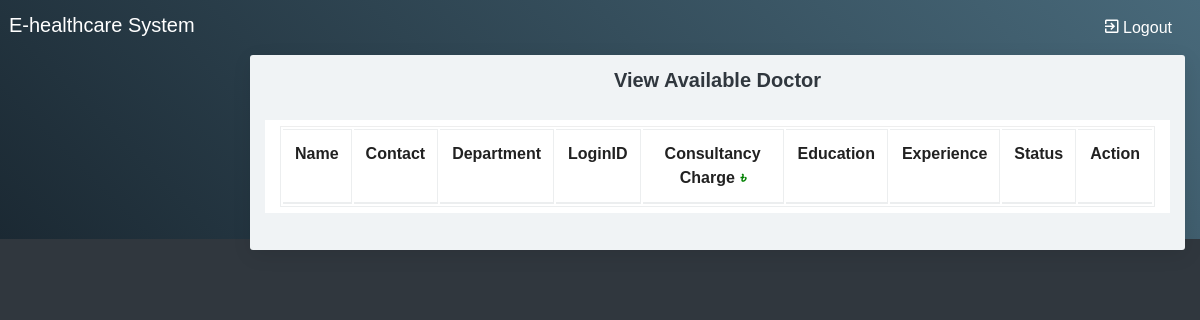
/viewdoctor.php, run on an earlier commit of the app's database.
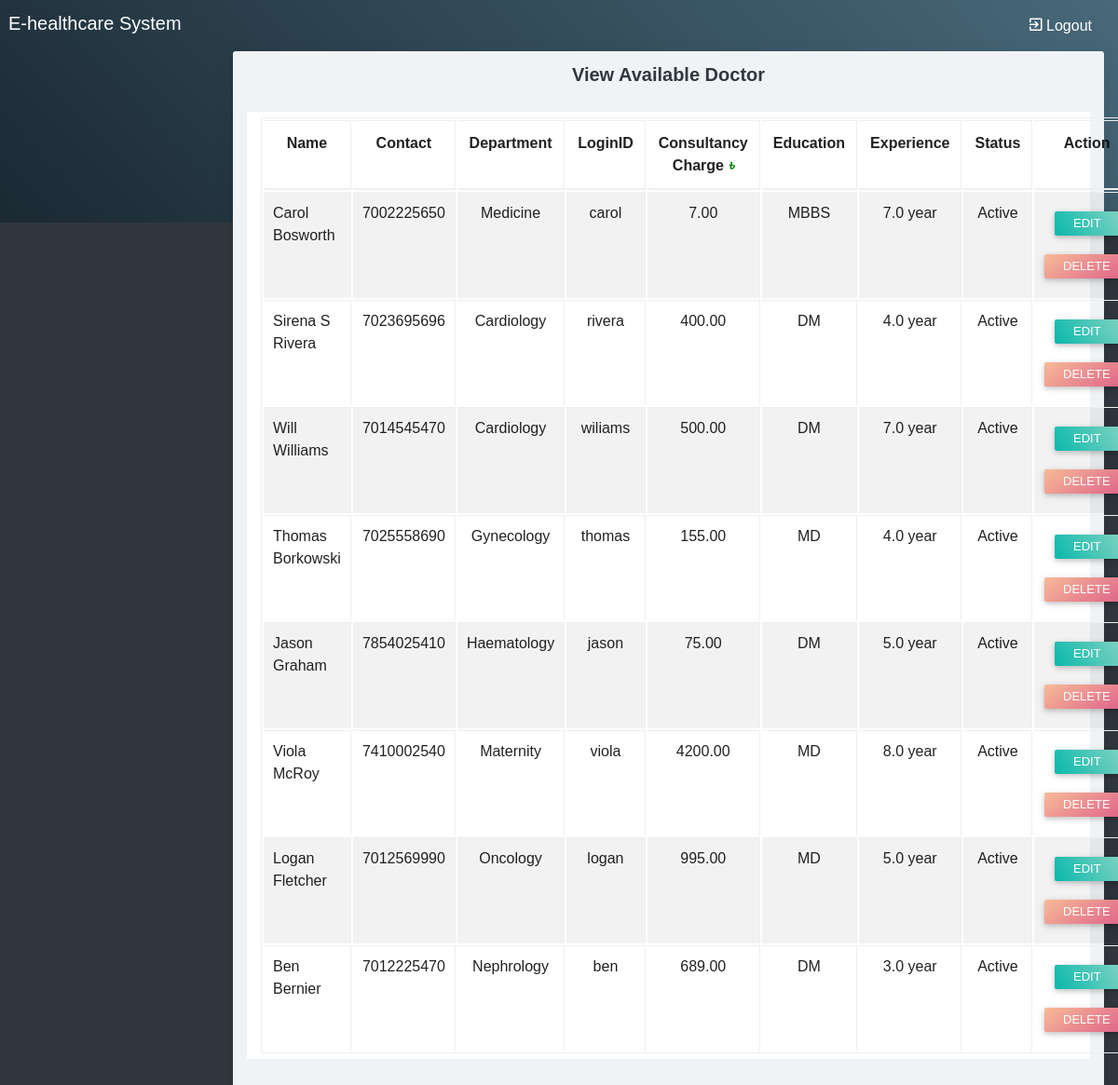
And on a later commit of the database.
### tables this page shows
CREATE TABLE `doctor` (
  `doctorid` int(10) NOT NULL,
  `doctorname` varchar(50) NOT NULL,
  `mobileno` varchar(15) NOT NULL,
  `departmentid` int(10) NOT NULL,
  `loginid` varchar(25) NOT NULL,
  `password` varchar(25) NOT NULL,
  `status` varchar(10) NOT NULL,
  `education` varchar(25) NOT NULL,
  `experience` float(11,1) NOT NULL,
  `consultancy_charge` float(10,2) NOT NULL
);

CREATE TABLE `department` (
  `departmentid` int(10) NOT NULL,
  `departmentname` varchar(100) NOT NULL,
  `description` text NOT NULL,
  `status` varchar(10) NOT NULL
);

### viewdoctor.php (the view, shortened to what this page needs)
<?php
include("adformheader.php");
include("dbconnection.php");
?>
<div class="container-fluid">
	<div class="block-header">
		<h2 class="text-center">View Available Doctor</h2>
	</div>
<div class="card">
	<section class="container">
		<table class="table table-bordered table-striped table-hover js-basic-example dataTable">
			<thead>
				<tr style="text-align: center;">
					<td><strong>Name</strong></td>
					<td><strong>Contact</strong></td>
					<td><strong>Department</strong></td>
					<td><strong>LoginID</strong></td>
					<td><strong>Consultancy Charge&nbsp;<i><span style="color: green;">৳</span></i></strong></td>
					<td><strong>Education</strong></td>
					<td><strong>Experience</strong></td>
					<td><strong>Status</strong></td>
					<td><strong>Action</strong></td>
				</tr>
			</thead>
			<tbody>
				<?php
				$sql ="SELECT * FROM doctor";
				$qsql = mysqli_query($con,$sql);
				while($rs = mysqli_fetch_array($qsql))
				{
					$sqldept = "SELECT * FROM department WHERE departmentid='$rs[departmentid]'";
					$qsqldept = mysqli_query($con,$sqldept);
					$rsdept = mysqli_fetch_array($qsqldept);
					echo "<tr>
					<td>$rs[doctorname]</td>
					<td>$rs[mobileno]</td>
					<td style='text-align:center;'>$rsdept[departmentname]</td>
					<td style='text-align:center;'>$rs[loginid]</td>
					<td style='text-align:center;'>$rs[consultancy_charge]</td>
					<td style='text-align:center;'>$rs[education]</td>
					<td style='text-align:center;'>$rs[experience] year</td>
					<td style='text-align:center;'>$rs[status]</td>
					<td style='text-align:center;'>
					<a href='doctor.php?editid=$rs[doctorid]' class='btn btn-sm btn-raised g-bg-cyan'>Edit</a> <a href='viewdoctor.php?delid=$rs[doctorid]' class='btn btn-sm btn-raised g-bg-blush2'>Delete</a> </td>
					</tr>";
				}
				?>
				</tbody>
			</table>
		</section>
	</div>
</div>
	<?php
	include("adformfooter.php");
	?>

What changed in the data, as far as the page shows it:
added doctor: doctorname "Carol Bosworth", mobileno "7002225650", departmentid.departmentname "Medicine", loginid "carol", consultancy_charge "7.00", education "MBBS", experience "7.0", status "Active"
added doctor: doctorname "Sirena S Rivera", mobileno "7023695696", departmentid.departmentname "Cardiology", loginid "rivera", consultancy_charge "400.00", education "DM", experience "4.0", status "Active"
added doctor: doctorname "Will Williams", mobileno "7014545470", departmentid.departmentname "Cardiology", loginid "wiliams", consultancy_charge "500.00", education "DM", experience "7.0", status "Active"
added doctor: doctorname "Thomas Borkowski", mobileno "7025558690", departmentid.departmentname "Gynecology", loginid "thomas", consultancy_charge "155.00", education "MD", experience "4.0", status "Active"
added doctor: doctorname "Jason Graham", mobileno "7854025410", departmentid.departmentname "Haematology", loginid "jason", consultancy_charge "75.00", education "DM", experience "5.0", status "Active"
added doctor: doctorname "Viola McRoy", mobileno "7410002540", departmentid.departmentname "Maternity", loginid "viola", consultancy_charge "4200.00", education "MD", experience "8.0", status "Active"
added doctor: doctorname "Logan Fletcher", mobileno "7012569990", departmentid.departmentname "Oncology", loginid "logan", consultancy_charge "995.00", education "MD", experience "5.0", status "Active"
added doctor: doctorname "Ben Bernier", mobileno "7012225470", departmentid.departmentname "Nephrology", loginid "ben", consultancy_charge "689.00", education "DM", experience "3.0", status "Active"
